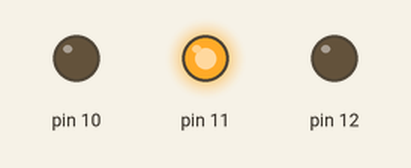
This sketch was run on a simulated Arduino Uno, built with avr-gcc and run on an emulated ATmega328P. On the bench: output pins drawn as LEDs (lit = HIGH).

Above: at 0.2 s.
At 0.7 s:
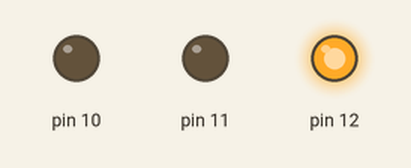
At 1.7 s:
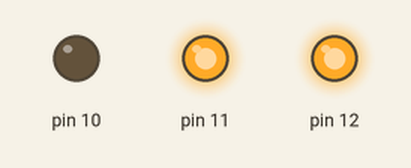
At 3.2 s:
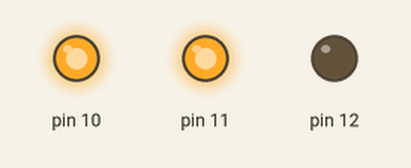
At 4.2 s:
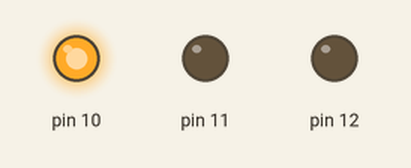
At 6.5 s:
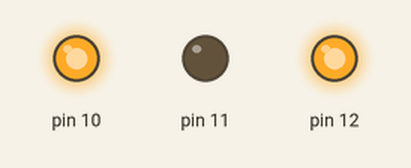
Timing chart, 0 to 7.2 s (numbered marks = the images above):
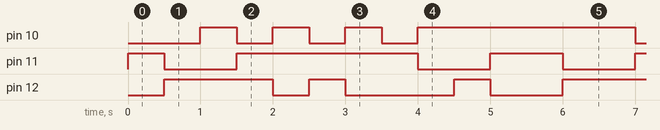

Measured:
- by itself, pin 10: repeats every 5.5 s: 2 × (LOW 0.50 s, HIGH 0.50 s), LOW 0.50 s, HIGH 3.0 s
- by itself, pin 11: repeats every 5.5 s: LOW 1.0 s, HIGH 2.5 s, LOW 1.0 s, HIGH 1.0 s
- by itself, pin 12: repeats every 5.5 s: LOW 0.50 s, HIGH 0.50 s, LOW 1.5 s, HIGH 0.50 s, LOW 1.0 s, HIGH 1.5 s

The sketch:

23_0054_0536.ino
```cpp
void setup(){

}

void loop() {

pinMode(12,OUTPUT);
pinMode(11,OUTPUT);
pinMode(10,INPUT);
digitalWrite(11,HIGH);
digitalWrite(12,LOW);
delay(500);


pinMode(12,OUTPUT);
pinMode(11,OUTPUT);
pinMode(10,INPUT);
digitalWrite(11,LOW);
digitalWrite(12,HIGH);
delay(500);

pinMode(12,INPUT);  //3
pinMode(11,OUTPUT);
pinMode(10,OUTPUT);
digitalWrite(11,LOW);
digitalWrite(10,HIGH);
delay(500);


pinMode(12,INPUT);
pinMode(11,OUTPUT);
pinMode(10,OUTPUT);
digitalWrite(11,HIGH);
digitalWrite(10,LOW);
delay(500);


pinMode(12,OUTPUT);  // 5
pinMode(11,INPUT);
pinMode(10,OUTPUT);
digitalWrite(10,HIGH);
digitalWrite(12,LOW);
delay(500);


pinMode(12,OUTPUT);
pinMode(11,INPUT);
pinMode(10,OUTPUT);
digitalWrite(10,LOW);
digitalWrite(12,HIGH);
delay(500);

pinMode(12,OUTPUT);
pinMode(11,INPUT);
pinMode(10,OUTPUT);
digitalWrite(10,HIGH);
digitalWrite(12,LOW);
delay(500);


pinMode(12,INPUT);
pinMode(11,OUTPUT);
pinMode(10,OUTPUT);
digitalWrite(11,HIGH);
digitalWrite(10,LOW);
delay(500);


pinMode(12,INPUT);  //3
pinMode(11,OUTPUT);
pinMode(10,OUTPUT);
digitalWrite(11,LOW);
digitalWrite(10,HIGH);
delay(500);


pinMode(12,OUTPUT);
pinMode(11,OUTPUT);
pinMode(10,INPUT);
digitalWrite(11,LOW);
digitalWrite(12,HIGH);
delay(500);


pinMode(12,OUTPUT);
pinMode(11,OUTPUT);
pinMode(10,INPUT);
digitalWrite(11,HIGH);
digitalWrite(12,LOW);
delay(500);


}
```
